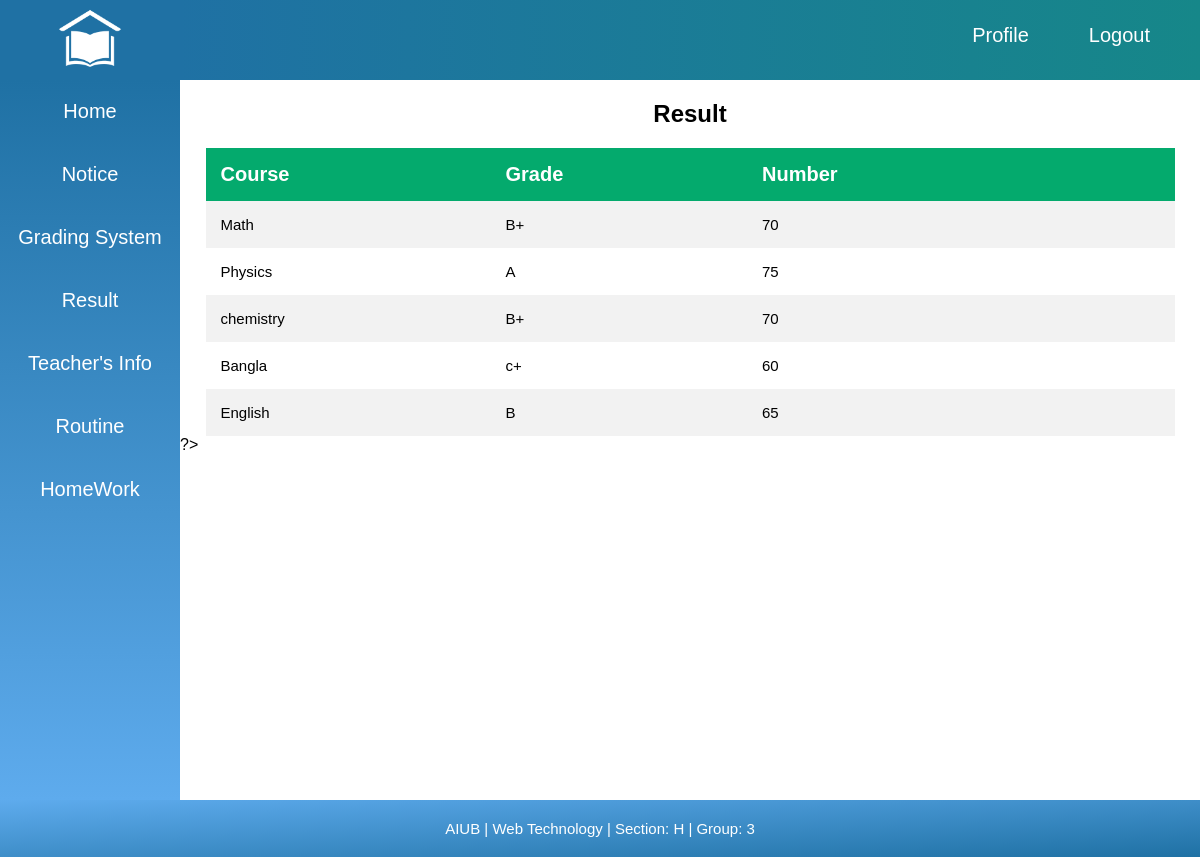
The page /finalProject/views/grade.php (signed in) on the database its author committed.
### tables this page shows
CREATE TABLE `grade` (
  `id` int(11) NOT NULL,
  `studentName` varchar(20) NOT NULL,
  `grade` varchar(5) NOT NULL,
  `Course` varchar(20) NOT NULL,
  `Number` varchar(20) DEFAULT NULL
);

### finalProject/model/userModel.php (called while the page is built, shortened)
<?php
	function getConnection(){
		$host = "localhost";
		$dbname= "webtech";
		$dbuser = "root";
		$dbpass = "";
		$conn = mysqli_connect($host, $dbuser, $dbpass, $dbname);
		return $conn;
	}
	function getAllresult(){
		$conn = getConnection();
		$sql = "SELECT * FROM grade WHERE studentName = 'koushik'";
		$result=$conn->query($sql);
		$res = mysqli_query($conn, $sql);
		return $res;
	}
?>

### finalProject/views/grade.php (the view, shortened to what this page needs)
<html>
<head>
	<link rel="stylesheet" type="text/css" href="css/style.css">
</head>
<body>
	<?php echo file_get_contents("html/topMenuS.html"); ?>
	<section id="body">
		<?php echo file_get_contents("html/sideMenuS.html"); ?>
		<div id="content">
			<div id="notice">
				<h2>Result</h2>
				<div id="notice_table">
					<table>
						<tr>
							<th class="users_table_c2">Course</th>
							<th class="users_table_c3">Grade</th>
							<th class="users_table_c4">Number</th>
						</tr>
						<?php
							require('../model/userModel.php');
							$res = getAllresult();
							if (mysqli_num_rows($res) > 0) {
							  while($row = mysqli_fetch_assoc($res)) {
						?>
						<tr>
							<td class="users_table_c2"><?php echo $row["Course"];?></td>
							<td class="users_table_c3"><?php echo $row["grade"];?></td>
							<td class="users_table_c4"><?php echo $row["Number"];?></td>
						</tr>
						<?php
								}
							}
							else {
							  echo "0 results";
							}
						?>
					</table>
					?>
				</div>
			</div>
		</div>
	</section>
	<?php echo file_get_contents("html/footer.html"); ?>
</body>
</html>

### finalProject/views/css/style.css (style rules this page uses)
* { margin: 0; padding: 0; font-family: arial; }
#topMenu { width: 100%; height: 10%; float: left; }
#topMenu_logo { width: 15%; float: left; height: 100%; background-color: #1f71a4; }
#topMenu_logo img { height: 80%; padding-top: 7px; display: block; margin: 0 auto; }
#topMenu_menu { width: 85%; height: 100%; float: left; background-image: linear-gradient(to right, #1f71a4, #168789); }
#topMenu_menu ul { list-style-type: none; margin-right: 20px; }
#topMenu_menu ul li { float: right; }
#topMenu_menu ul li a { display: block; color: white; font-size: 20px; text-align: center; padding: 14px 30px; text-decoration: none; -webkit-transition:0.5s ease; -moz-transition:0.5s ease; -o-transition:0.5s ease; margin-top: 10px; }
#body { width: 100%; float: left; }
#sideMenu { width: 15%; height: 90%; float: left; background-image: linear-gradient(to bottom, #1f71a4, #5eabed); }
#sideMenu ul { list-style-type: none; margin: 0; padding: 0; width: 100%; background-color: #f1f1f1; }
#sideMenu ul li { width: 100%; float: left; padding: 5px 16px 5px 0px; }
#sideMenu ul li a { display: block; color: white; font-size: 20px; padding: 15px 16px; text-decoration: none; text-align: center; -webkit-transition:0.5s ease; -moz-transition:0.5s ease; -o-transition:0.5s ease; }
#footer { width: 100%; float: left; background-image: linear-gradient(to bottom right, #5eabed, #1f71a4); }
#footer div p { margin: 20px; font-size: 15px; text-align: center; color: white; }
#content { width: 85%; float: left; }
#notice { width: 100%; float: left; }
#notice h2 { text-align: center; margin: 20px; }
#notice_table { width: 100%; float: left; }
#notice_table table { border-collapse: collapse; width: 95%; margin: 0 auto; }
#notice_table th { text-align: left; padding: 15px; font-size: 20px; background-color: #04AA6D; color: white; }
#notice_table td { text-align: left; padding: 15px; font-size: 15px; }
#notice_table tr:nth-child(even) { background-color: #f2f2f2; }
.users_table_c2 { width: 20%; }
.users_table_c3 { width: 18%; }
.users_table_c4 { width: 30%; }

### rows shown on the page
grade: Course "Math", grade "B+", Number "70"
grade: Course "Physics", grade "A", Number "75"
grade: Course "chemistry", grade "B+", Number "70"
grade: Course "Bangla", grade "c+", Number "60"
grade: Course "English", grade "B", Number "65"

### other values the page prints
file_get_contents("html/topMenuS.html") "Logout Profile"
file_get_contents("html/sideMenuS.html") "Home Notice Grading System Result Teacher's Info Routine HomeWork"
file_get_contents("html/footer.html") "AIUB | Web Technology | Section: H | Group: 3"
